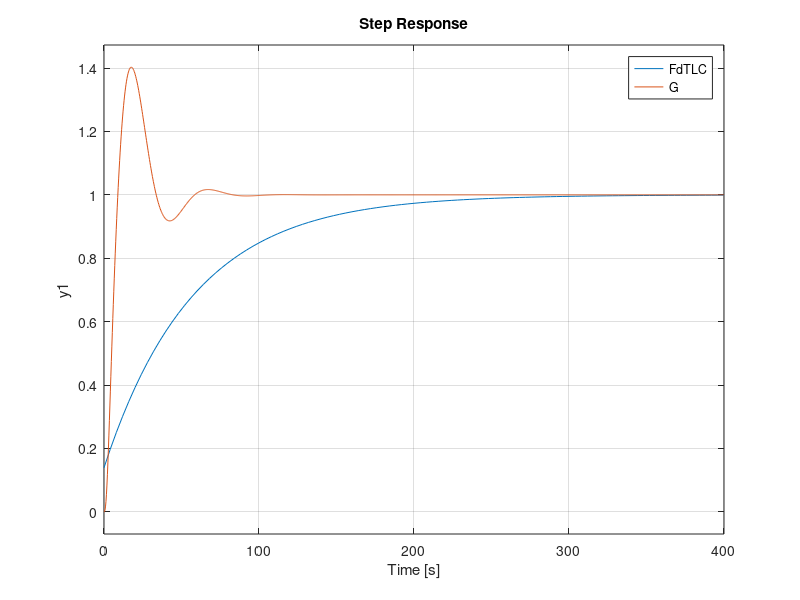

MATLAB code for this plot:
close all; clear all; history -c; clc;
pkg load control;

s = tf('s');

% Utilizando la resolucion del ejercicio 4 de la Unidad 3, se obtuvo que:
% Ma = 500; Ms = 50; Kr = 10; Kc = 50; Ba = 80;
% Xa_W = simplify((Kc*(Ba*s + Kr))/((Ma*Ms)*s^4 + (Ba*(Ma + Ms))*s^3 +
%        + (Ma*(Kc+Kr)+Kr*Ms)*s^2 + (Ba*Kc)*s + (Kc*Kr)))

G = (8*s + 1)/(s^4*50 + s^3*88 + s^2*61 + s*8 + 1)

% Veamos como responde este sistema a un impulso y veamos donde estan sus ceros
% y polos:

step(G); pole(G)
% Se trata de un sistema con cierto sobrepasamiento, se observa tambien que sus
% 4 polos son complejos conjugados de modo donde:
s1 = -0.0641 + j*0.1268;
s2 = -0.0641 - j*0.1268;
s3 = -0.8159 + j*0.5700;
s4 = -0.8159 - j*0.5700;

%% DISEÑO DEL CONTROLADOR PID:
% Se tiene que utilizaremos los ceros del PID para cancelar los polos complejos
% conjugados mas cerca del origen, estos son s1 y s2, por lo tanto diremos que:
% (s + s1)*(s + s2) = s^2 + 0.1282*s + 0.02018705
Greal = ((8*s + 1))/(s^2 + 0.1282*s + 0.02018705)

% Ahora, dado que el PID cancelara estos dos polos, se tendra que:
% s^2 + 0.1282*s + 0.02018705 = s^2 + s/Td + 1/Ti*Td
Td = 1/0.1282               % Td = 7.8003
Ti = 1/(0.02018705*Td)      % Ti = 6.3506
PID = (s^2 + s/Td + 1/(Ti*Td))/(Td*Ti*s)
FdTLA = minreal(PID*Greal);
rlocus(FdTLA); sgrid(0.707, [20 40 60 80])

% Se escoge un Kp arbitrario igual a 1, por lo tanto:
FdTLC = minreal(feedback(FdTLA, 1));
step(FdTLC, G)
